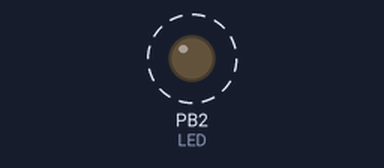
A program run on a simulated ATmega328P, built with avr-gcc and emulated at 16 MHz. On the bench: output pins drawn as LEDs (lit = HIGH). Dashed ring = blinking.

Above: at 0.5 s.
Timing chart, 0 to 3.0 s (numbered marks = the images above):
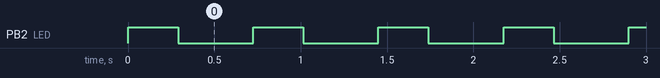

The program:

main.c
```c
/*
 * da2a_t1.c
 *
 * Created: 3/1/2019 6:21:40 PM
 * Author : John Patrick
 */

#define F_CPU 16000000UL
#include <avr/io.h>
#include <util/delay.h>


int main(void)
{
	DDRB |= (1 << 2);	//enable PB2 as output
	PORTB |= (1 << 2);	//initialize PORTB.2 to 1, turn LED off
    while (1)
    {
		if (!(PORTB & 0x04)) {	//condition if PORTB.2 (LED) is on
			_delay_ms(435);		//stay on for 435 ms (high DC: .725*.6)
		}
		else {
			_delay_ms(290);		//stay off for 290 ms (low DC: .725*.4)
		}
		PORTB ^= (1 << 2);		//toggle LED
    }
}
```

Measured:
- by itself, PB2 (LED): alternates HIGH for 0.29 s and LOW for 0.43 s
